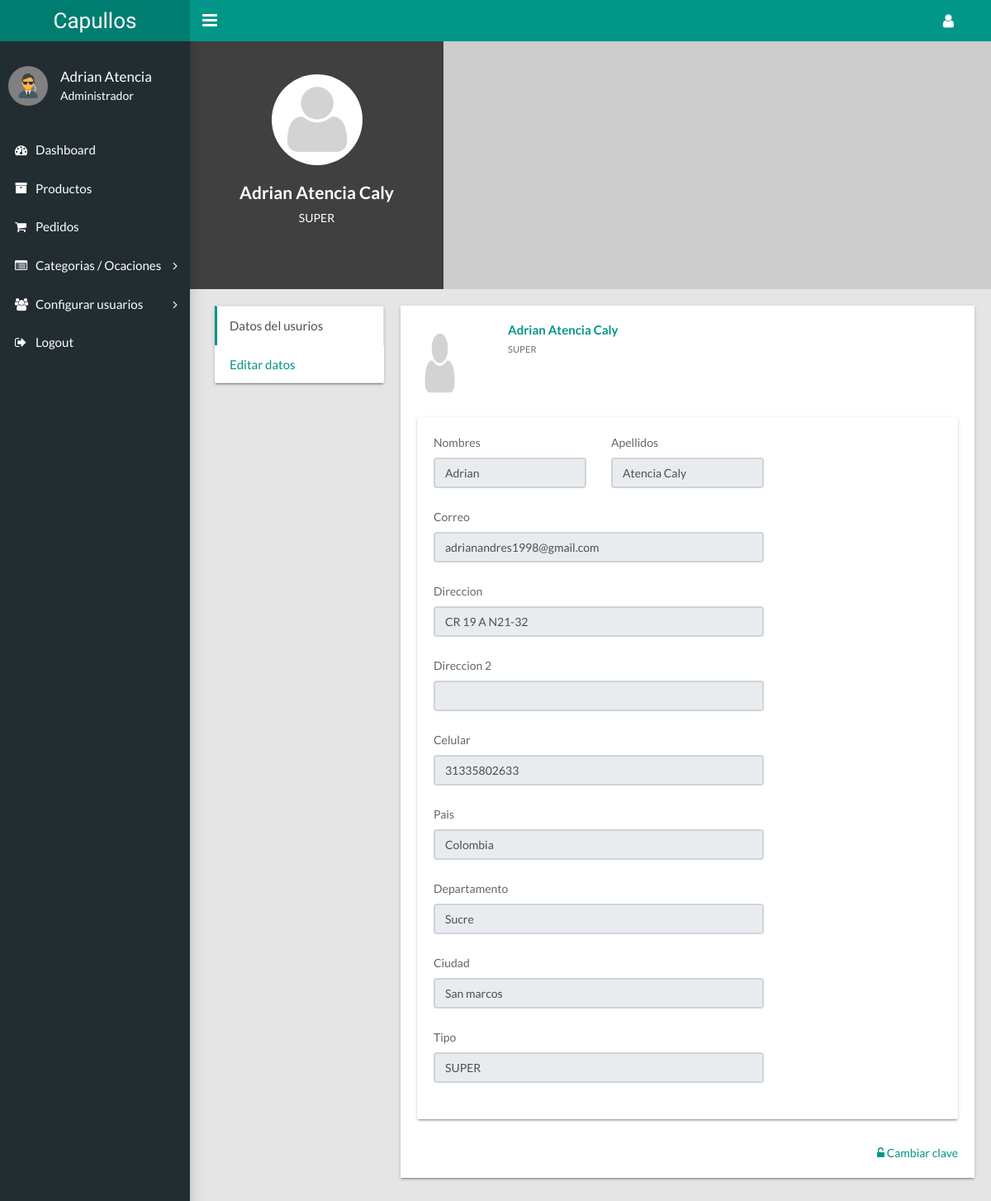
/admin/profile.php, run on the app's committed database.
### tables this page shows
CREATE TABLE `users` (
  `id_users` int(11) NOT NULL,
  `email` varchar(45) NOT NULL,
  `password` varchar(45) NOT NULL,
  `name` varchar(50) NOT NULL,
  `surname` varchar(55) NOT NULL,
  `address` varchar(45) DEFAULT NULL,
  `address2` varchar(45) DEFAULT NULL,
  `city` varchar(45) DEFAULT NULL,
  `departament` varchar(45) DEFAULT NULL,
  `country` varchar(45) DEFAULT NULL,
  `phone` varchar(45) DEFAULT NULL,
  `image_profile` varchar(45) NOT NULL,
  `type` enum('SUPER','ADMINISTRADOR','CLIENTE') NOT NULL,
  `status` enum('ACTIVE','INACTIVE') NOT NULL
);

### includes/database.php (called while the page is built, shortened)
<?php
class MySqli_DB
{
  private $con;
  public $query_id;
  public function db_connect()
  {
    $this->con = mysqli_connect(DB_HOST, DB_USER, DB_PASS);
    if (!$this->con) {
      echo " ";
      die(" Database connection failed:" . mysqli_connect_error());
    } else {
      $select_db = $this->con->select_db(DB_NAME);
    }
  }
  public function query($sql)
  {
    if (trim($sql != "")) {
      $this->query_id = $this->con->query($sql);
    }
    return $this->query_id;
  }
  public function fetch_assoc($statement)
  {
    return mysqli_fetch_assoc($statement);
  }
}
$db = new MySqli_DB();

### includes/sql.php (called while the page is built, shortened)
<?php
  require_once('load.php');
function users($id)
{
  global $db;
  $sql  = " SELECT * FROM users  WHERE  id_users = '$id'";
  $result = $db->query($sql);
  return ($db->fetch_assoc($result));
}

### admin/profile.php (the view, shortened to what this page needs)
<?php
require_once("layoutAdmin/header_admin.php");
$user = users('1');?>
<main class="app-content">
      <div class="row user">
        <div class="col-md-12">
          <div class="profile">
            <div class="info"><img class="user-img" src="../uploads/users/<?php echo $user['image_profile'];?>">
              <h4><?php echo $user['name']. " ".$user['surname'];?></h4>
              <p><?php echo $user['type'];?></p>
            </div>
            <div class="cover-image"></div>
          </div>
        </div>
        <div class="col-md-3">
          <div class="tile p-0">
            <ul class="nav flex-column nav-tabs user-tabs">
              <li class="nav-item"><a class="nav-link active" href="#user-timeline" data-toggle="tab">Datos del usurios</a></li>
              <li class="nav-item"><a class="nav-link" href="#user-settings" data-toggle="tab">Editar datos</a></li>
            </ul>
          </div>
        </div>
        <div class="col-md-9">
          <div class="tab-content">
            <div class="tab-pane active" id="user-timeline">
              <div class="timeline-post">
                <div class="post-media"><a href="#"><img class="user-img" style="height: 100px; width: 50%; display: block;" src="../uploads/users/<?php echo $user['image_profile'];?>"></a>
                  <div class="content">
                    <h5><a href="#"><?php echo $user['name']. " ".$user['surname'];?></a></h5>
                    <p class="text-muted"><small><?php echo $user['type'];?></small></p>
                  </div>
                </div>
                <div class="post-content">
                <div class="tile user-settings">
                <form>
                  <div class="row mb-4">
                    <div class="col-md-4">
                      <label>Nombres</label>
                      <input class="form-control" name = "names" type="text" value="<?php echo $user['name'];?>" disabled>
                    </div>
                    <div class="col-md-4">
                      <label>Apellidos</label>
                      <input class="form-control" name = "lasNames" type="text" value="<?php echo $user['surname'];?>" disabled>
                    </div>
                  </div>
                  <div class="row">
                    <div class="col-md-8 mb-4">
                      <label>Correo</label>
                      <input class="form-control" name = "email" type="text" value="<?php echo $user['email'];?>" disabled>
                    </div>
                    <div class="col-md-8 mb-4">
                      <label>Direccion</label>
                      <input class="form-control" name = "address" type="text" value="<?php echo $user['address'];?>" disabled>
                    </div>
                    <div class="col-md-8 mb-4">
                      <label>Direccion 2</label>
                      <input class="form-control" name = "address2" type="text" value="<?php echo $user['address2'];?>" disabled>
                    </div>
                    <div class="col-md-8 mb-4">
                      <label>Celular</label>
                      <input class="form-control" name = "celular" type="text" value="<?php echo $user['phone'];?>" disabled>
                    </div>
                    <div class="col-md-8 mb-4">
                      <label>Pais</label>
                      <input class="form-control" name = "pais" type="text" value="<?php echo $user['country'];?>" disabled>
                    </div>
                    <div class="col-md-8 mb-4">
                      <label>Departamento</label>
                      <input class="form-control" name = "departamento" type="text" value="<?php echo $user['departament'];?>" disabled>
                    </div>
                    <div class="col-md-8 mb-4">
                      <label>Ciudad</label>
                      <input class="form-control" name = "ciudad" type="text" value="<?php echo $user['city'];?>" disabled>
                    </div>
                    <div class="col-md-8 mb-4">
                      <label>Tipo</label>
                      <input class="form-control"  name = "tipo" type="text" value="<?php echo $user['type'];?>" disabled>
                    </div>
                  </div>
                </form>
              </div>
                </div>
                <ul class="post-utility">
                  <li class="comments"><a href="opcion.php"><i class="fa fa-unlock-alt"></i> Cambiar clave</a></li>
                </ul>
              </div>
            </div>
          </div>
        </div>
      </div>
    </main>
<?php
require_once("layoutAdmin/footer_admin.php")
?>

### admin/layoutAdmin/header_admin.php (shortened to what this page needs)
<!DOCTYPE html>
<html lang="en">
<head>
  <link rel="stylesheet" type="text/css" href="Assets/css/main.css">
  <link rel="stylesheet" type="text/css" href="Assets/css/style.css">
  <link rel="stylesheet" href="https://code.ionicframework.com/ionicons/2.0.1/css/ionicons.min.css">
  <link rel="stylesheet" type="text/css" href="https://maxcdn.bootstrapcdn.com/font-awesome/4.7.0/css/font-awesome.min.css">
</head>
<body class="app sidebar-mini">
  <header class="app-header"><a class="app-header__logo" href="dashboard.php">Capullos</a>
    <a class=" app-sidebar__toggle" href="" data-toggle="sidebar" aria-label="Hide Sidebar"></a>
    <ul class="app-nav">
      <li class="dropdown"><a class="app-nav__item" href="#" data-toggle="dropdown" aria-label="Open Profile Menu"><i class="fa fa-user fa-lg"></i></a>
      </li>
    </ul>
  </header>
  <?php require_once("nav_admin.php") ?>

### admin/layoutAdmin/nav_admin.php (shortened to what this page needs)
<aside class="app-sidebar">
  <div class="app-sidebar__user"><img class="app-sidebar__user-avatar" src="Assets/images/avatar.png" alt="User Image">
    <div>
      <p class="app-sidebar__user-name">Adrian Atencia</p>
      <p class="app-sidebar__user-designation">Administrador</p>
    </div>
  </div>
  <ul class="app-menu">
    <li><a class="app-menu__item" href="dashboard.php"><i class="app-menu__icon fa fa-dashboard"></i><span class="app-menu__label">Dashboard</span></a></li>
    <li><a class="app-menu__item" href="products.php"><i class="app-menu__icon fa fa-archive" aria-hidden="true"></i><span class="app-menu__label">Productos</span></a></li>
    <li><a class="app-menu__item" href=""><i class="app-menu__icon fa fa-shopping-cart" aria-hidden="true"></i><span class="app-menu__label">Pedidos</span></a></li>
    <li class="treeview"><a class="app-menu__item" href="#" data-toggle="treeview"><i class="app-menu__icon fa fa-list-alt" aria-hidden="true"></i><span class="app-menu__label"> Categorias / Ocaciones </span><i class="treeview-indicator fa fa-angle-right"></i></a>
    </li>
    <li class="treeview"><a class="app-menu__item" href="#" data-toggle="treeview"><i class="app-menu__icon fa fa-users" aria-hidden="true"></i><span class="app-menu__label"> Configurar usuarios </span><i class="treeview-indicator fa fa-angle-right"></i></a>
    </li>
    <li><a class="app-menu__item" href=""><i class="app-menu__icon fa fa-sign-out" aria-hidden="true"></i><span class="app-menu__label">Logout</span></a></li>
  </ul>
</aside>

### admin/layoutAdmin/footer_admin.php (shortened to what this page needs)
</body>
</html>

### admin/Assets/css/style.css (style rules this page uses)
.app-sidebar__user-avatar { width: 48px; background: gray; padding: 6px; }

### data on the page
users: image_profile (picture), name "Adrian", surname "Atencia Caly", type "SUPER", names "Adrian", lasNames "Atencia Caly", email "adrianandres1998@gmail.com", address "CR 19 A N21-32", celular "31335802633", pais "Colombia", departamento "Sucre", ciudad "San marcos", tipo "SUPER"
